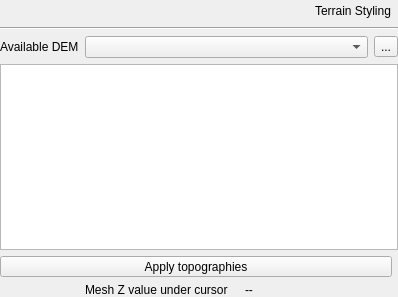
<?xml version="1.0" encoding="UTF-8"?>
<ui version="4.0">
 <class>ReosMeshTopographyWidget</class>
 <widget class="QWidget" name="ReosMeshTopographyWidget">
  <property name="geometry">
   <rect>
    <x>0</x>
    <y>0</y>
    <width>398</width>
    <height>297</height>
   </rect>
  </property>
  <property name="windowTitle">
   <string>Form</string>
  </property>
  <layout class="QVBoxLayout" name="verticalLayout" stretch="0,0,1">
   <property name="leftMargin">
    <number>0</number>
   </property>
   <property name="topMargin">
    <number>0</number>
   </property>
   <property name="rightMargin">
    <number>0</number>
   </property>
   <property name="bottomMargin">
    <number>0</number>
   </property>
   <item>
    <layout class="QHBoxLayout" name="horizontalLayout">
     <item>
      <spacer name="horizontalSpacer">
       <property name="orientation">
        <enum>Qt::Horizontal</enum>
       </property>
       <property name="sizeHint" stdset="0">
        <size>
         <width>40</width>
         <height>20</height>
        </size>
       </property>
      </spacer>
     </item>
     <item>
      <widget class="QToolButton" name="mRenderingSettingsButton">
       <property name="text">
        <string>Terrain Styling</string>
       </property>
       <property name="icon">
        <iconset resource="../../images/images.qrc">
         <normaloff>:/images/terrainRendering.svg</normaloff>:/images/terrainRendering.svg</iconset>
       </property>
       <property name="toolButtonStyle">
        <enum>Qt::ToolButtonTextBesideIcon</enum>
       </property>
       <property name="autoRaise">
        <bool>true</bool>
       </property>
      </widget>
     </item>
    </layout>
   </item>
   <item>
    <widget class="Line" name="line">
     <property name="orientation">
      <enum>Qt::Horizontal</enum>
     </property>
    </widget>
   </item>
   <item>
    <layout class="QGridLayout" name="gridLayout">
     <item row="4" column="1" colspan="2">
      <layout class="QHBoxLayout" name="horizontalLayout_2">
       <property name="topMargin">
        <number>0</number>
       </property>
       <item>
        <widget class="QLabel" name="label">
         <property name="text">
          <string>Mesh Z value under cursor</string>
         </property>
        </widget>
       </item>
       <item>
        <widget class="QLabel" name="mMeshZValueLabel">
         <property name="text">
          <string>--</string>
         </property>
        </widget>
       </item>
      </layout>
     </item>
     <item row="0" column="2">
      <widget class="QToolButton" name="mAddTopographyToolButton">
       <property name="toolTip">
        <string>Add Topography Layer to The Collection</string>
       </property>
       <property name="text">
        <string>...</string>
       </property>
       <property name="icon">
        <iconset resource="../../../images/images.qrc">
         <normaloff>:/images/add.svg</normaloff>:/images/add.svg</iconset>
       </property>
      </widget>
     </item>
     <item row="0" column="1">
      <widget class="ReosDigitalElevationModelComboBox" name="mDemCombo">
       <property name="sizePolicy">
        <sizepolicy hsizetype="MinimumExpanding" vsizetype="Fixed">
         <horstretch>0</horstretch>
         <verstretch>0</verstretch>
        </sizepolicy>
       </property>
      </widget>
     </item>
     <item row="0" column="0">
      <widget class="QLabel" name="label_2">
       <property name="text">
        <string>Available DEM</string>
       </property>
      </widget>
     </item>
     <item row="1" column="0" colspan="3">
      <widget class="QListView" name="mTopographyCollectionView">
       <property name="editTriggers">
        <set>QAbstractItemView::NoEditTriggers</set>
       </property>
       <property name="showDropIndicator" stdset="0">
        <bool>true</bool>
       </property>
       <property name="dragEnabled">
        <bool>true</bool>
       </property>
       <property name="dragDropMode">
        <enum>QAbstractItemView::InternalMove</enum>
       </property>
       <property name="defaultDropAction">
        <enum>Qt::MoveAction</enum>
       </property>
       <property name="alternatingRowColors">
        <bool>false</bool>
       </property>
      </widget>
     </item>
     <item row="2" column="0" colspan="3">
      <layout class="QHBoxLayout" name="horizontalLayout_3">
       <property name="topMargin">
        <number>0</number>
       </property>
       <item>
        <widget class="QToolButton" name="mApplyTopographyButton">
         <property name="sizePolicy">
          <sizepolicy hsizetype="MinimumExpanding" vsizetype="Fixed">
           <horstretch>0</horstretch>
           <verstretch>0</verstretch>
          </sizepolicy>
         </property>
         <property name="text">
          <string>Apply topographies</string>
         </property>
        </widget>
       </item>
       <item>
        <widget class="ReosParameterBooleanWidget" name="mAutoApplyWidget" native="true"/>
       </item>
      </layout>
     </item>
    </layout>
   </item>
  </layout>
 </widget>
 <customwidgets>
  <customwidget>
   <class>ReosDigitalElevationModelComboBox</class>
   <extends>QComboBox</extends>
   <header>reosdigitalelevationmodelcombobox.h</header>
  </customwidget>
  <customwidget>
   <class>ReosParameterBooleanWidget</class>
   <extends>QWidget</extends>
   <header>reosparameterwidget.h</header>
   <container>1</container>
  </customwidget>
 </customwidgets>
 <resources>
  <include location="../../../images/images.qrc"/>
 </resources>
 <connections/>
</ui>
